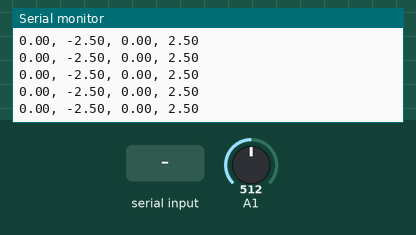
Recording of a sketch running on a simulated Arduino Uno, built with avr-gcc and run on an emulated ATmega328P. Shown: the last lines printed to the serial monitor. The test bench sets the inputs (shaded band); at power-on: A1 = 512.

Above: at 1.2 s.
1.3 s: A1 set to 716
At 1.33 s:
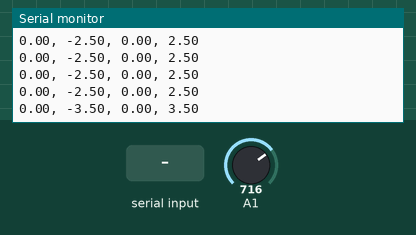
2.8 s: "90,45\n" received over Serial
At 2.86 s:
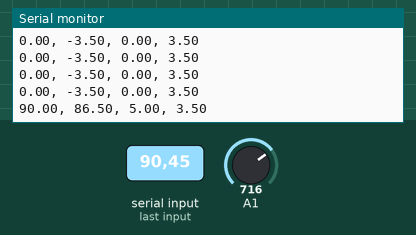
4.3 s: "30,150\n" received over Serial
At 4.39 s:
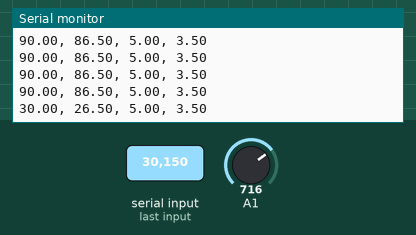
5.8 s: A1 set to 900
At 5.82 s:
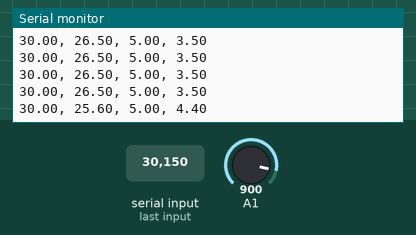
Timing chart, 0 to 8.3 s (numbered marks = the images above; inputs shaded):
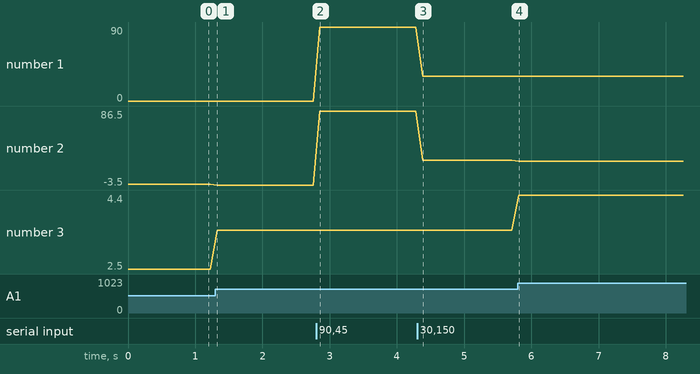

Measured:
- after the input at 1.3 s, the serial monitor: prints a new line at once (image 1)
- after the input at 2.8 s, the serial monitor: prints a new line after 0.05 s (image 2)
- after the input at 4.3 s, the serial monitor: prints a new line after 0.08 s (image 3)
- after the input at 5.8 s, the serial monitor: prints a new line at once (image 4)
- plotted number 1: 0 → 90 after the input at 2.8 s, 90 → 30 after the input at 4.3 s
- plotted number 2: -2.5 → -3.5 after the input at 1.3 s, -3.5 → 86.5 after the input at 2.8 s, 86.5 → 26.5 after the input at 4.3 s, 26.5 → 25.6 after the input at 5.8 s
- plotted number 3: 2.5 → 3.5 after the input at 1.3 s, 3.5 → 4.4 after the input at 5.8 s

The sketch:

03_Discrete_PID.ino
```cpp
template<class T> inline Print &operator <<(Print &obj, T arg) { obj.print(arg); return obj; }

#include <Wire.h>
#include <Adafruit_MCP4725.h>

#define Ts  0.1

// Constantes PID
const double a[] = {0.5341, 0.01254, -0.5215};
const double b[] = {1, -1.647, 0.6469};

// Time delay vectors
double X[3], e[3];

// Global variables
double sP = 0;
double Sys_out;

Adafruit_MCP4725 DACn;

double Compute_Cz();

void setup() {
  for(int i = 0; i < 3; i++)
    X[i] = e[i] = 0;

  DACn.begin(0x60);
  DACn.setVoltage(0, false);

  Serial.begin(115200);

  Serial << "SetPoint, Error, Control, Salida\n";
}

void loop() {
  if(Serial.available())
    sP = Serial.readStringUntil('\n').toFloat(); // De 0 a 5v

  Sys_out = analogRead(A1); // Salida en Escala de 0 a 1023
  Sys_out *= 5.0/1023; // Reescalado de 0 a 5v

  double out = Compute_Cz(); // Salida en Escala de 0 a 5v
  double dac_out = map(out, 0, 5, 0, 4095); // Escalamos de 0 a 4095 para el DAC

  DACn.setVoltage(dac_out, false);

  Serial << sP << ", " << e[2] << ", " << out << ", " << Sys_out << '\n';

  delay(1000*Ts);
}

double Compute_Cz(){
  e[2] = sP - Sys_out; // Error en escala de 0 a 5V

  X[2] = (a[0]*e[2] + a[1]*e[1] + a[2]*e[0]) - (b[1]*X[1] + b[2]*X[0]);
  X[2] /= b[0];

  // Avanzamos en el tiempo
  e[0] = e[1]; X[0] = X[1];
  e[1] = e[2]; X[1] = X[2];

  if(X[2] > 5) return 5;
  if(X[2] < 0) return 0;
  return X[2];
}
```
